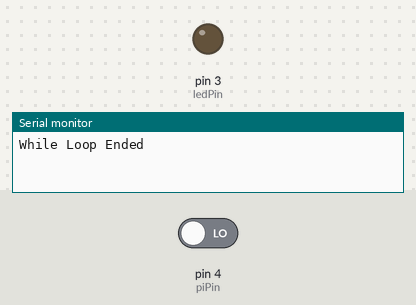
The sketch below on a simulated Arduino Uno, built with avr-gcc and run on an emulated ATmega328P. On the bench: output pins drawn as LEDs (lit = HIGH), the last lines printed to the serial monitor. The inputs (shaded band) are chosen by the test bench; at power-on: pin 4 (piPin) LOW.

Above: at 2.8 s.
2.9 s: pin 4 (piPin) driven HIGH
At 3.3 s:
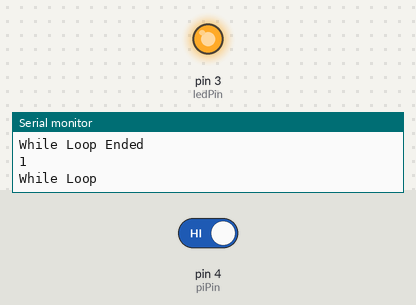
4.5 s: pin 4 (piPin) driven LOW
At 6.0 s:
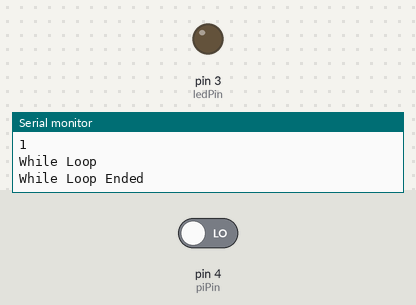
Timing chart, 0 to 7.5 s (numbered marks = the images above; inputs shaded):
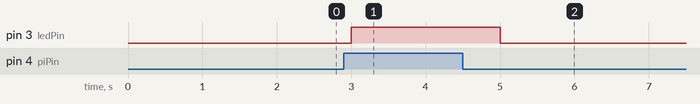

Measured:
- after the input at 2.9 s, pin 3 (ledPin): LOW → HIGH after 0.10 s
- after the input at 4.5 s, pin 3 (ledPin): HIGH → LOW after 0.50 s

The sketch:

Pi-Arduino.ino
```cpp
int ledPin = 3;
int piPin = 4;
int piSignal = 0;
int i = 0;
int j = 1;
int k = 2;
int prevSig = 0;


void setup() {
  pinMode(ledPin, OUTPUT);
  pinMode(piPin, INPUT);
  Serial.begin(9600);

}

void loop() {
  piSignal = digitalRead(piPin);
  if (prevSig != piSignal)
    Serial.println(piSignal);

while (piSignal == HIGH){
    if (i !=  k)
      Serial.println("While Loop");

    digitalWrite(ledPin, HIGH);
    delay(1000);
//    digitalWrite(ledPin, LOW);
//    delay(1000);
    i ++;
    k = i;
    piSignal = digitalRead(piPin);
}
if (i != j)
    Serial.println("While Loop Ended");

digitalWrite(ledPin,LOW);
delay (1000);
j = i;
k++;
prevSig = piSignal;

}
```
